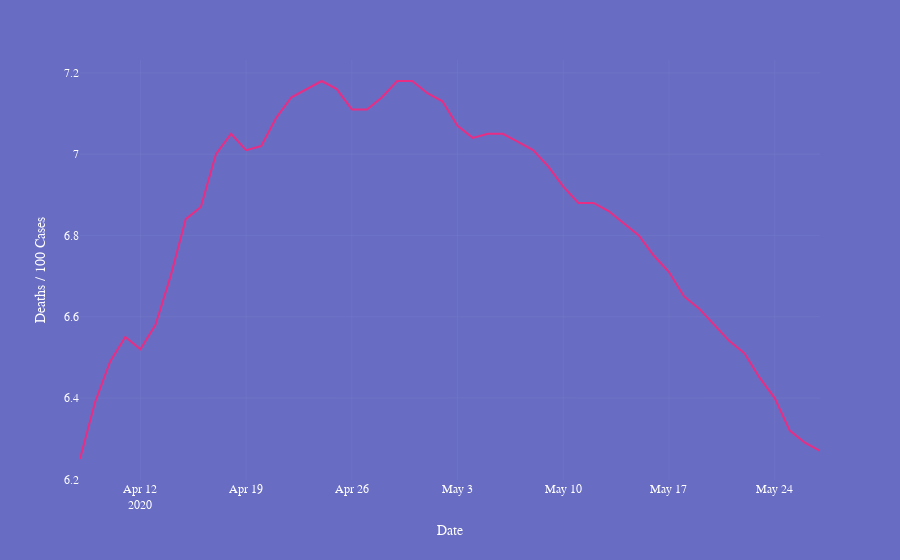

Notebook code cell kept with this figure:
### Code cell
px.line(daywise.sort_values(by='Deaths / 100 Cases',ascending=False).iloc[:50,:].sort_values(by='Date',ascending=True),x='Date',y='Deaths / 100 Cases')

### Figure 1 — Plotly figure (JSON) as saved in the notebook; plotly's stock layout.template omitted (floating-point values rounded to 4 significant figures)
{"data": [{"hovertemplate": "Date=%{x}<br>Deaths / 100 Cases=%{y}<extra></extra>", "legendgroup": "", "line": {"color": "#e72e84", "dash": "solid"}, "marker": {"symbol": "circle"}, "mode": "lines", "name": "", "orientation": "v", "showlegend": false, "type": "scatter", "x": ["2020-04-08", "2020-04-09", "2020-04-10", "2020-04-11", "2020-04-12", "2020-04-13", "2020-04-14", "2020-04-15", "2020-04-16", "2020-04-17", "2020-04-18", "2020-04-19", "2020-04-20", "2020-04-21", "2020-04-22", "2020-04-23", "2020-04-24", "2020-04-25", "2020-04-26", "2020-04-27", "2020-04-28", "2020-04-29", "2020-04-30", "2020-05-01", "2020-05-02", "2020-05-03", "2020-05-04", "2020-05-05", "2020-05-06", "2020-05-07", "2020-05-08", "2020-05-09", "2020-05-10", "2020-05-11", "2020-05-12", "2020-05-13", "2020-05-14", "2020-05-15", "2020-05-16", "2020-05-17", "2020-05-18", "2020-05-19", "2020-05-20", "2020-05-21", "2020-05-22", "2020-05-23", "2020-05-24", "2020-05-25", "2020-05-26", "2020-05-27"], "xaxis": "x", "y": [6.25, 6.39, 6.49, 6.55, 6.52, 6.58, 6.7, 6.84, 6.87, 7, 7.05, 7.01, 7.02, 7.09, 7.14, 7.16, 7.18, 7.16, 7.11, 7.11, 7.14, 7.18, 7.18, 7.15, 7.13, 7.07, 7.04, 7.05, 7.05, 7.03, 7.01, 6.97, 6.92, 6.88, 6.88, 6.86, 6.83, 6.8, 6.75, 6.71, 6.65, 6.62, 6.58, 6.54, 6.51, 6.45, 6.4, 6.32, 6.29, 6.27], "yaxis": "y"}], "layout": {"legend": {"tracegroupgap": 0}, "margin": {"t": 60}, "xaxis": {"anchor": "y", "domain": [0, 1], "title": {"text": "Date"}}, "yaxis": {"anchor": "x", "domain": [0, 1], "title": {"text": "Deaths / 100 Cases"}}}}
